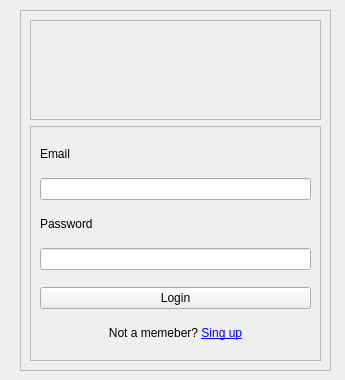
<?xml version="1.0" encoding="UTF-8"?>
<ui version="4.0">
 <class>Form</class>
 <widget class="QWidget" name="Form">
  <property name="geometry">
   <rect>
    <x>0</x>
    <y>0</y>
    <width>345</width>
    <height>380</height>
   </rect>
  </property>
  <property name="minimumSize">
   <size>
    <width>345</width>
    <height>380</height>
   </size>
  </property>
  <property name="maximumSize">
   <size>
    <width>345</width>
    <height>380</height>
   </size>
  </property>
  <property name="windowTitle">
   <string>Form</string>
  </property>
  <widget class="QFrame" name="frame_2">
   <property name="geometry">
    <rect>
     <x>20</x>
     <y>10</y>
     <width>311</width>
     <height>361</height>
    </rect>
   </property>
   <property name="frameShape">
    <enum>QFrame::Shape::StyledPanel</enum>
   </property>
   <property name="frameShadow">
    <enum>QFrame::Shadow::Raised</enum>
   </property>
   <layout class="QGridLayout" name="gridLayout_2">
    <item row="0" column="0">
     <widget class="QFrame" name="frame_3">
      <property name="maximumSize">
       <size>
        <width>16777215</width>
        <height>100</height>
       </size>
      </property>
      <property name="frameShape">
       <enum>QFrame::Shape::StyledPanel</enum>
      </property>
      <property name="frameShadow">
       <enum>QFrame::Shadow::Raised</enum>
      </property>
      <layout class="QHBoxLayout" name="horizontalLayout">
       <item>
        <spacer name="horizontalSpacer">
         <property name="orientation">
          <enum>Qt::Orientation::Horizontal</enum>
         </property>
         <property name="sizeHint" stdset="0">
          <size>
           <width>89</width>
           <height>20</height>
          </size>
         </property>
        </spacer>
       </item>
       <item>
        <widget class="QLabel" name="label">
         <property name="maximumSize">
          <size>
           <width>75</width>
           <height>75</height>
          </size>
         </property>
         <property name="text">
          <string/>
         </property>
         <property name="pixmap">
          <pixmap>../res/logo.png</pixmap>
         </property>
         <property name="scaledContents">
          <bool>true</bool>
         </property>
        </widget>
       </item>
       <item>
        <spacer name="horizontalSpacer_2">
         <property name="orientation">
          <enum>Qt::Orientation::Horizontal</enum>
         </property>
         <property name="sizeHint" stdset="0">
          <size>
           <width>89</width>
           <height>20</height>
          </size>
         </property>
        </spacer>
       </item>
      </layout>
     </widget>
    </item>
    <item row="1" column="0">
     <widget class="QFrame" name="frame">
      <property name="frameShape">
       <enum>QFrame::Shape::StyledPanel</enum>
      </property>
      <property name="frameShadow">
       <enum>QFrame::Shadow::Raised</enum>
      </property>
      <layout class="QGridLayout" name="gridLayout">
       <item row="3" column="0">
        <widget class="QLineEdit" name="lineEdit_password">
         <property name="echoMode">
          <enum>QLineEdit::EchoMode::Password</enum>
         </property>
         <property name="placeholderText">
          <string/>
         </property>
        </widget>
       </item>
       <item row="5" column="0">
        <widget class="QLabel" name="label_singup">
         <property name="sizePolicy">
          <sizepolicy hsizetype="Preferred" vsizetype="Fixed">
           <horstretch>0</horstretch>
           <verstretch>0</verstretch>
          </sizepolicy>
         </property>
         <property name="text">
          <string>Not a memeber? &lt;a href=&quot;#&quot;&gt; Sing up&lt;/a&gt;</string>
         </property>
         <property name="alignment">
          <set>Qt::AlignmentFlag::AlignCenter</set>
         </property>
        </widget>
       </item>
       <item row="1" column="0">
        <widget class="QLineEdit" name="lineEdit_username">
         <property name="placeholderText">
          <string/>
         </property>
        </widget>
       </item>
       <item row="2" column="0">
        <widget class="QLabel" name="label_password">
         <property name="sizePolicy">
          <sizepolicy hsizetype="Preferred" vsizetype="Fixed">
           <horstretch>0</horstretch>
           <verstretch>0</verstretch>
          </sizepolicy>
         </property>
         <property name="text">
          <string>Password</string>
         </property>
        </widget>
       </item>
       <item row="0" column="0">
        <widget class="QLabel" name="label_username">
         <property name="sizePolicy">
          <sizepolicy hsizetype="Preferred" vsizetype="Fixed">
           <horstretch>0</horstretch>
           <verstretch>0</verstretch>
          </sizepolicy>
         </property>
         <property name="text">
          <string>Email</string>
         </property>
        </widget>
       </item>
       <item row="4" column="0">
        <widget class="QPushButton" name="btn_login">
         <property name="text">
          <string>Login</string>
         </property>
        </widget>
       </item>
      </layout>
     </widget>
    </item>
   </layout>
  </widget>
 </widget>
 <resources/>
 <connections/>
</ui>
